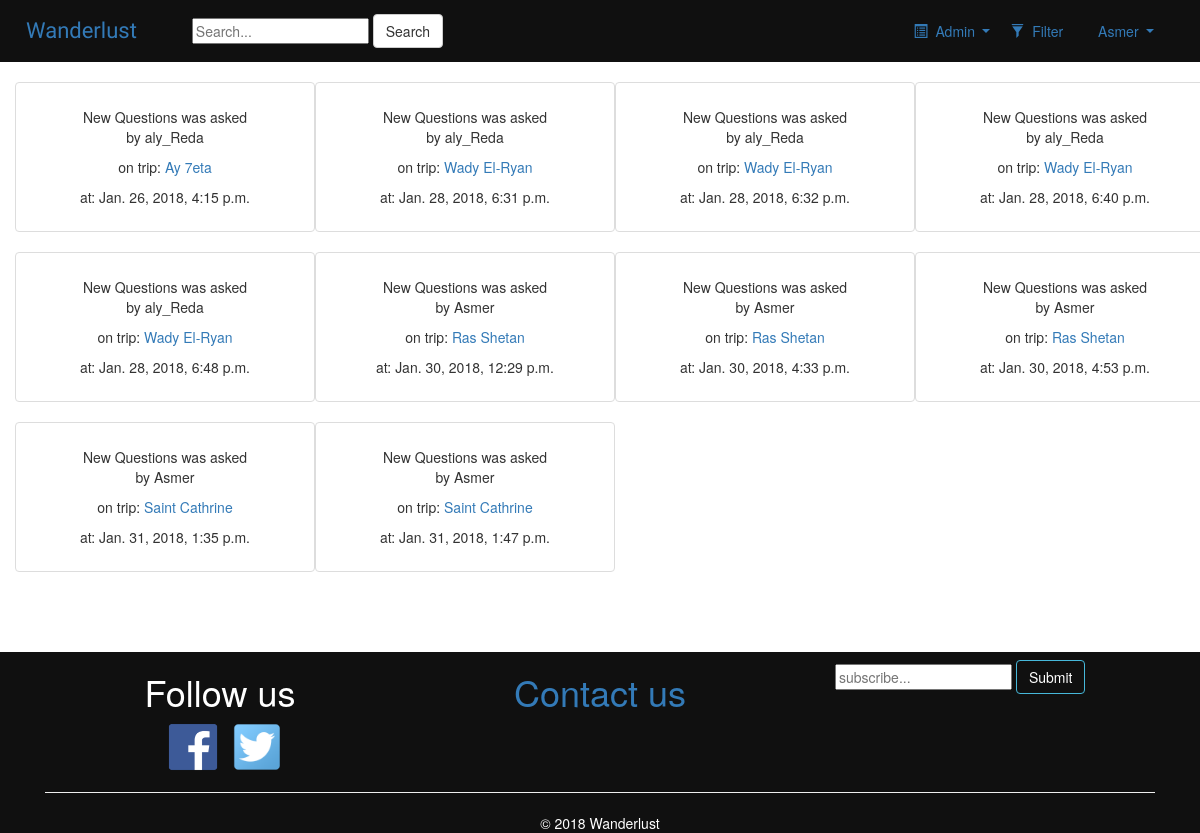
The page /Wanderlust/admin_panel/comments/ (signed in) on the database as committed earlier.
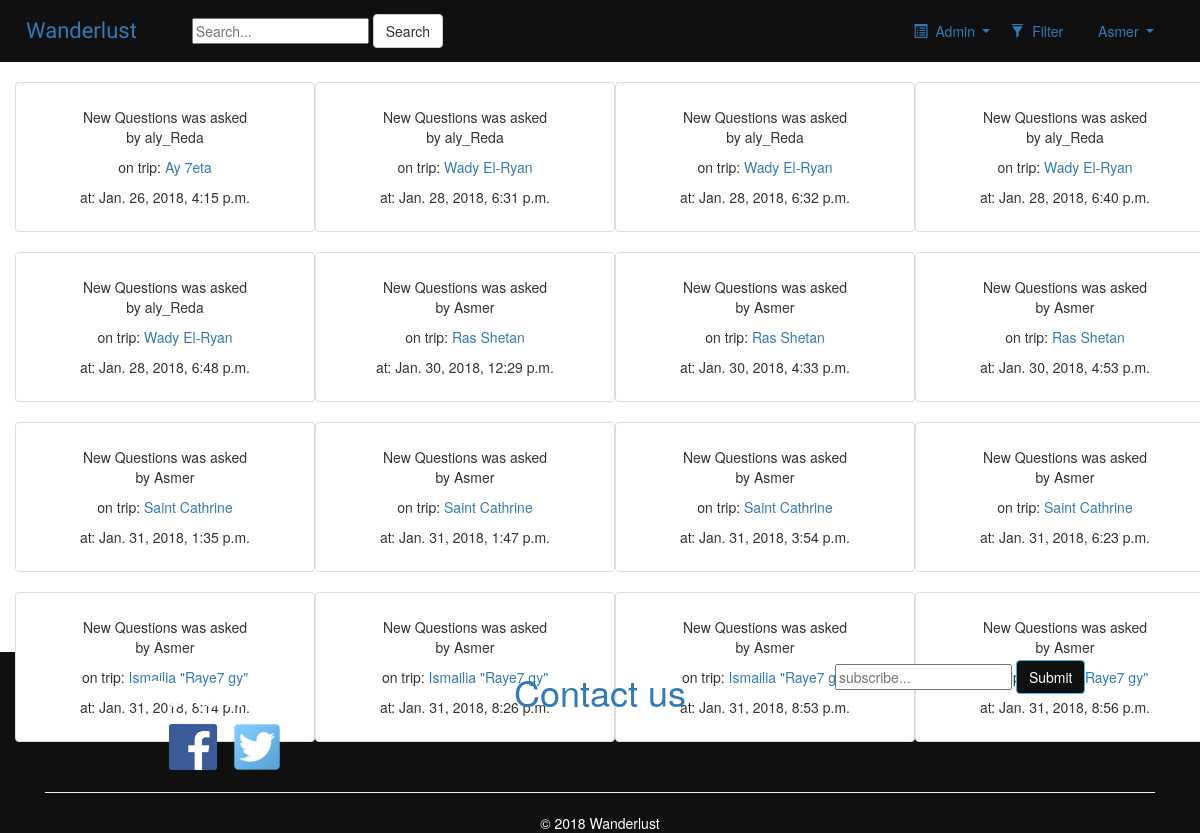
The same page on the database as committed later.
### trips/models.py (models this page shows, shortened)
class Question(models.Model):
    Q_content = models.TextField(max_length=500)
    reply_to = models.PositiveSmallIntegerField(default='0')
    Q_trip = models.ForeignKey(Trip, on_delete= models.CASCADE)
    asked_by = models.ForeignKey(User, related_name='question', on_delete= models.CASCADE)
    asked_at = models.DateTimeField(auto_now_add= True)

class Trip(models.Model):
    name = models.CharField(max_length=250)
    description = models.TextField(max_length=5000, null=True)
    origin = models.CharField(max_length=50, default="Cairo")
    destination = models.CharField(max_length=50)
    departing_date = models.DateField()
    returning_date = models.DateField()
    transportstion = models.CharField(max_length=10, choices=trans_Choices)
    residence = models.CharField(max_length=20, choices=residence_Choices)
    price = models.PositiveSmallIntegerField(default=0)
    capacity = models.PositiveSmallIntegerField(default=0)
    trip_image1 = models.FileField(default='', blank=True)
    trip_image2 = models.FileField(default='', blank=True)
    trip_image3 = models.FileField(default='', blank=True)
    def __str__(self):
        return self.name

### trips/views.py (the view)
def admin_panel_comment(request):
    if not request.user.is_authenticated:
        return redirect('trips:login')
    if not request.user.is_staff:
        return HttpResponse("<h3> You are not Authorized to view this page.</h3>"
                            "<br>"
                            "<a href=/Wanderlust/>return home</a>"
                            )
    else:
        questions = Question.objects.all()
        query = request.GET.get("q")
        if query:
            return render(request, 'trips/admin-panel.html',
                          {'trips': trips.objects.filter(
                              Q(name__icontains=query) |
                              Q(destination__icontains=query)
                          )}
                          )
        else:
            return render(request,
                          'trips/admin-panel-comment.html',
                          {'questions': questions,})

### trips/templates/trips/admin-panel-comment.html (shortened to what this page needs)
{% extends 'trips/base.html' %}
{% block body %}
<div style="height: 550px">
    <div class="albums-container container-fluid" style=" height: -webkit-fit-block; ">
        <div class="row ">
            {% for question in questions %}
                <div class="col-lg-3">
                    <div class="thumbnail" id="thumbnail-question">
                        <p><br>New Questions was asked <br> by {{ question.asked_by }}</p>
                        <p>on trip: <a href="{% url 'trips:detail' question.Q_trip.pk %}"> {{ question.Q_trip }}</a></p>
                        <p>at: {{ question.asked_at }} </p>
                    </div>
                </div>
            {% endfor %}
        </div>
    </div>
</div>
{% endblock %}

Rows that differ between the two databases and show on the page:
added Question: asked_by "Asmer", Q_trip "Saint Cathrine", asked_at "Jan. 31, 2018, 3:54 p.m."
added Question: asked_by "Asmer", Q_trip "Saint Cathrine", asked_at "Jan. 31, 2018, 6:23 p.m."
added Question: asked_by "Asmer", Q_trip "Ismailia \"Raye7 gy\"", asked_at "Jan. 31, 2018, 8:14 p.m."
added Question: asked_by "Asmer", Q_trip "Ismailia \"Raye7 gy\"", asked_at "Jan. 31, 2018, 8:26 p.m."
added Question: asked_by "Asmer", Q_trip "Ismailia \"Raye7 gy\"", asked_at "Jan. 31, 2018, 8:53 p.m."
added Question: asked_by "Asmer", Q_trip "Ismailia \"Raye7 gy\"", asked_at "Jan. 31, 2018, 8:56 p.m."
